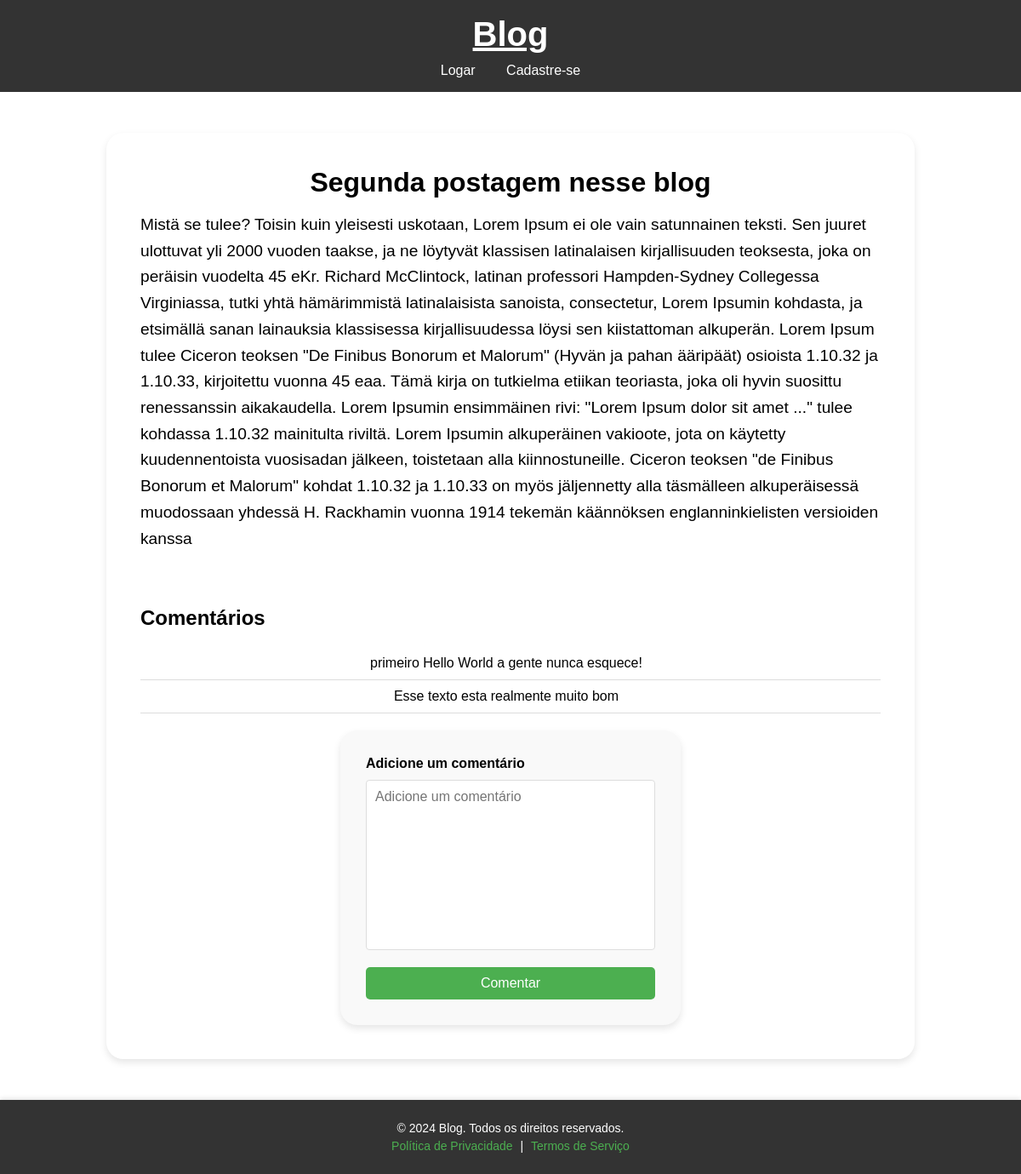
Page /blog/postagem/4 on the committed database.
### tables this page shows
CREATE TABLE postagens (
    id INTEGER PRIMARY KEY AUTOINCREMENT,
    titulo TEXT NOT NULL,
    conteudo TEXT NOT NULL,
    usuario_id INTEGER NOT NULL,
    FOREIGN KEY (usuario_id) REFERENCES usuarios(id)
);

CREATE TABLE comentarios (
    id INTEGER PRIMARY KEY AUTOINCREMENT,
    conteudo TEXT NOT NULL,
    postagem_id INTEGER NOT NULL,
    usuario_id INTEGER NOT NULL,
    FOREIGN KEY (postagem_id) REFERENCES postagens(id),
    FOREIGN KEY (usuario_id) REFERENCES usuarios(id)
);

### routes/blog_routes.py (the view, shortened to what this page needs)
@blog_bp.route('/postagem/<int:postagem_id>', methods=['GET', 'POST'])
def detalhe_postagem(postagem_id):
    db = get_db()
    postagem = db.execute(
        'SELECT id, titulo, conteudo, usuario_id FROM postagens WHERE id = ?',
        (postagem_id,)
    ).fetchone()
    if not postagem:
        return "Postagem não encontrada", 404
    comentarios = db.execute(
        'SELECT id, conteudo, usuario_id FROM comentarios WHERE postagem_id = ?',
        (postagem_id,)
    ).fetchall()
    return render_template('detalhe_postagem.html', postagem=postagem, comentarios=comentarios)

### models/db.py (called while the page is built)
def get_db():
    if 'db' not in g:
        g.db = sqlite3.connect(current_app.config['DATABASE'])
        g.db.row_factory = sqlite3.Row
    return g.db

### templates/detalhe_postagem.html (shortened to what this page needs)
{% extends "base.html" %}
{% block content %}
<div class="post-container">
    <div class="post-detalhe">
        <h1>{{ postagem['titulo'] }}</h1>
        <p>{{ postagem['conteudo'] }}</p>
    </div>
    <div class="comentarios">
        <h2>Comentários</h2>
        {% if comentarios %}
            <ul>
                {% for comentario in comentarios %}
                    <li class="comentario">
                        <span>{{ comentario['conteudo'] }}</span>
                    </li>
                {% endfor %}
            </ul>
        {% else %}
            <p>Sem comentários ainda.</p>
        {% endif %}
        <form class="add_post" method="POST" action="{{ url_for('blog.comentar_postagem', postagem_id=postagem['id']) }}">
            <h4>Adicione um comentário</h4>
            <textarea name="conteudo" placeholder="Adicione um comentário" required></textarea>
            <button type="submit" class="btn">Comentar</button>
        </form>
    </div>
</div>
{% endblock %}

### static/css/main.css (style rules this page uses)
* { font-family: Arial, sans-serif; margin: 0; padding: 0; box-sizing: border-box; }
html, body { min-height: 100%; display: flex; flex-direction: column; height: 100vh; }
h4 { padding-bottom: 10px; }

### static/css/form.css (style rules this page uses)
input, textarea { width: 100%; padding: 10px; margin-bottom: 15px; border: 1px solid #ccc; border-radius: 4px; box-sizing: border-box; }
button[type="submit"] { background-color: #4CAF50; color: white; border: none; cursor: pointer; padding: 10px 15px; width: 100%; font-size: 16px; }
ul { list-style-type: none; padding: 0; margin: 20px 0; color: red; text-align: center; }

### static/css/post.css (style rules this page uses)
h1 { font-size: 24px; text-align: center; margin-bottom: 20px; }
input, textarea { width: 100%; padding: 10px; margin-bottom: 20px; border: 1px solid #ddd; border-radius: 4px; font-size: 16px; color: #333; background-color: #fff; }
button { width: 100%; padding: 12px; background-color: #333; color: white; border: none; border-radius: 4px; font-size: 16px; cursor: pointer; transition: background-color 0.3s ease; }
textarea { height: 200px; resize: none; }

### static/css/detalhe_post.css (style rules this page uses)
.post-container { width: 950px; padding: 40px; border-radius: 20px; box-shadow: 0 4px 9px rgba(0, 0, 0, 0.1); }
.post-detalhe { margin-bottom: 2em; }
.post-detalhe h1 { font-size: 2rem; margin-bottom: 1rem; }
.post-detalhe p { font-size: 1.2rem; line-height: 1.6; margin-bottom: 1.5rem; }
.comentarios { margin-top: 4rem; }
.comentarios ul li { display: flex; justify-content: space-between; align-items: center; padding: 10px; border-bottom: 1px solid #ddd; font-size: 16px; }
ul li span { color: #000; flex-grow: 1; margin-right: 10px; word-wrap: break-word; }
.comentarios ul { list-style-type: none; padding: 20px 0; margin: 0; }
.comentarios li { padding: 0.5rem; border-bottom: 1px solid #ddd; }
.comentarios textarea { width: 100%; min-height: 80px; margin-bottom: 1rem; }
.btn { display: inline-block; padding: 0.5rem 1rem; color: #fff; background-color: #007bff; border: none; border-radius: 5px; text-decoration: none; cursor: pointer; }

### rows in the picture
postagens: titulo "Segunda postagem nesse blog", conteudo "Mistä se tulee? Toisin kuin yleisesti uskotaan, Lorem Ipsum ei ole vain satunnainen teksti. Sen juuret ulottuvat yli 2000 vuoden taakse, ja ne löytyvät klassisen latinalaisen kirjallisuuden teoksesta, joka on peräisin vuodelta 45 eKr. Richard McClintock, latinan professori Hampden-Sydney Collegessa Virginiassa, tutki yhtä hämärimmistä latinalaisista sanoista, consectetur, Lorem Ipsumin kohdasta, ja etsimällä sanan lainauksia klassisessa kirjallisuudessa löysi sen kiistattoman alkuperän. Lorem Ipsum tulee Ciceron teoksen \"De Finibus Bonorum et Malorum\" (Hyvän ja pahan ääripäät) osioista 1.10.32 ja 1.10.33, kirjoitettu vuonna 45 eaa. Tämä kirja on tutkielma etiikan teoriasta, joka oli hyvin…"
comentarios: conteudo "primeiro Hello World a gente nunca esquece!"
comentarios: conteudo "Esse texto esta realmente muito bom"
